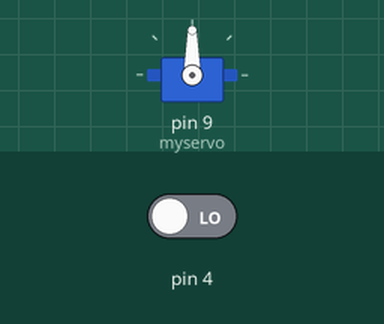
Simulated run of this sketch. Board: Arduino Uno, built with avr-gcc and run on an emulated ATmega328P. On the bench: servo. The inputs (shaded band) are chosen by the test bench; at power-on: pin 4 LOW.

Above: at 1.2 s.
1.3 s: pin 4 driven HIGH
At 1.45 s:
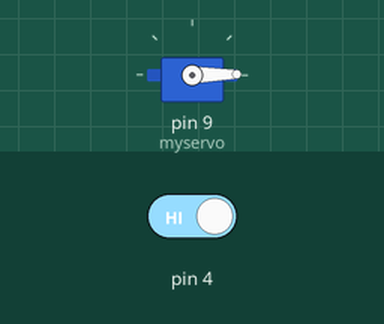
4.3 s: pin 4 driven LOW
At 6.1 s:
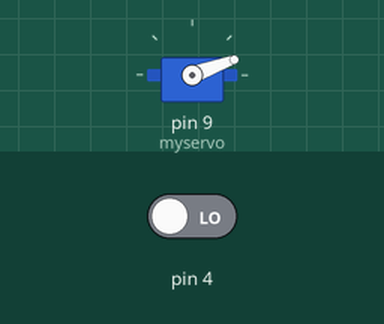
Timing chart, 0 to 7.6 s (numbered marks = the images above; inputs shaded):
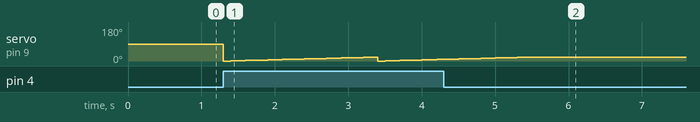

The sketch:

servo.ino
```cpp
#include <Servo.h>

Servo myservo;

int pos = 0;
int buttonState = 0;
void setup() {
  myservo.attach(9);
  pinMode(4, INPUT);
  pinMode(9, OUTPUT);

}

void loop() {
  buttonState = digitalRead(4);
  if (buttonState == HIGH) {
    digitalWrite(4, HIGH);
    for (pos = 0; pos <= 20; pos += 1) {
    myservo.write(pos);
    delay(100);
  }

  }else {
    // turn LED off:
    digitalWrite(4, LOW);
  }


}
```

Measured:
- after the input at 1.3 s, servo on pin 9 (myservo): ramps from 0° to 20° and jumps back, once every 2.1 s
- after the input at 4.3 s, servo on pin 9 (myservo): goes on until 5.4 s, then stays 20°
